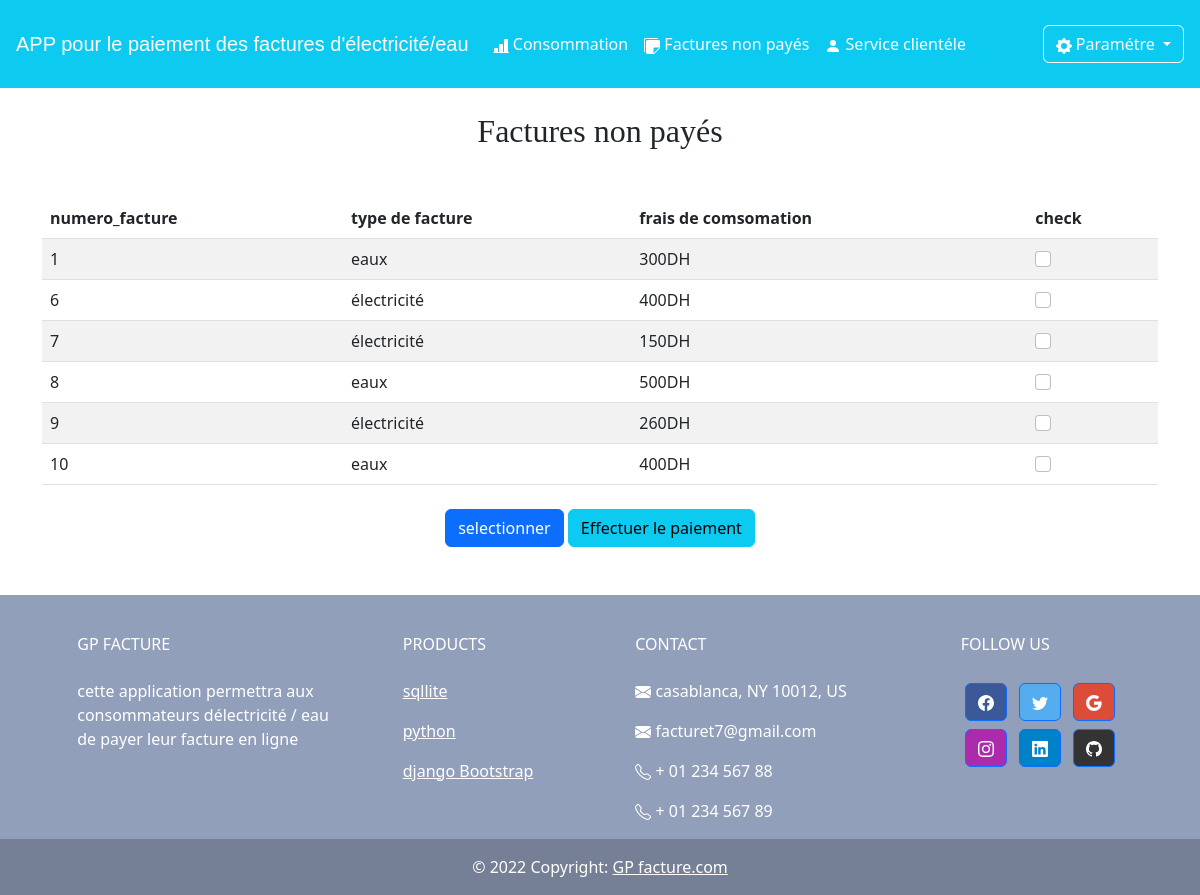
The app's page /factnp with its own data.
### factnp/models.py (models this page shows)
class facture(models.Model):
    typefact =models.CharField(max_length=100)
    fraiscoms = models.IntegerField()

### factnp/views.py (the view)
# urls.py: path('',include('factnp.urls')),
def factnp(request):
     facture_list = facture.objects.all()
     context ={
        'facture_list' : facture_list
     }
     return render(request,'factnp.html',context)

### templates/factnp.html (shortened to what this page needs)
<!doctype html>
<html lang="en">
  <head>
    <link href="https://cdn.jsdelivr.net/npm/bootstrap@5.2.0-beta1/dist/css/bootstrap.min.css" rel="stylesheet">
    <link rel="stylesheet" href="https://stackpath.bootstrapcdn.com/font-awesome/4.7.0/css/font-awesome.min.css">  </head>
  <body>
<nav class="navbar navbar-expand-lg navbar-dark bg-info" style=" padding: 1.5rem 1rem">
  <a class="navbar-brand" href="{% url 'home' %}" style="color: rgb(255, 255, 255);
  font-family: sans-serif;">APP pour le paiement des factures d'électricité/eau</a>
<div class="collapse navbar-collapse" id="navbarNavDropdown">
   <ul class="navbar-nav">
              <li class="nav-item ">
                <a class="nav-link" href="" style="  color: rgb(255 255 255);"><svg xmlns="http://www.w3.org/2000/svg" width="16" height="16" fill="currentColor" class="bi bi-bar-chart-line-fill" viewBox="0 0 16 16">
  <path d="M11 2a1 1 0 0 1 1-1h2a1 1 0 0 1 1 1v12h.5a.5.5 0 0 1 0 1H.5a.5.5 0 0 1 0-1H1v-3a1 1 0 0 1 1-1h2a1 1 0 0 1 1 1v3h1V7a1 1 0 0 1 1-1h2a1 1 0 0 1 1 1v7h1V2z"/>
</svg> Consommation</a>
              </li>
      <li class="nav-item ">
           <a class="nav-link" :hover href= "{% url 'factnp' %}" style="  color: rgb(255 255 255);">
            Factures non payés
           </a>
      </li>
      <li class="nav-item ">
             <a class="nav-link" href="{% url 'serviceclient' %}"  style="  color: rgb(255 255 255);"><svg xmlns="http://www.w3.org/2000/svg" width="16" height="16" fill="currentColor" class="bi bi-person-fill" viewBox="0 0 16 16">
  <path d="M3 14s-1 0-1-1 1-4 6-4 6 3 6 4-1 1-1 1H3zm5-6a3 3 0 1 0 0-6 3 3 0 0 0 0 6z"/>
</svg>
                 Service clientéle
             </a>
      </li>
    </ul>
</div>
  <div class="dropdown">
      <div class="parametre">
                <a class="btn btn-outline-secondary dropdown-toggle" href="#" role="button" id="dropdownMenuLink" data-toggle="dropdown" aria-haspopup="true" aria-expanded="false" style="  color: rgb(255 255 255);border-color: #ffffff;">
                      Paramétre
                </a>
       </div>
  </div>
</nav>
  <br>
    <h2 style="font-family: fangsong;
    text-align: center;">Factures non payés</h2>
    <div class="container at-3" >
  <div class="mt-5">
<form action="{% url 'listfactnp' %}" method="POST" >
    <table class="table table-striped">
  <thead>
    <tr>
      <th scope="col">numero_facture</th>
      <th scope="col">type de facture</th>
      <th scope="col">frais de comsomation</th>
      <th scope="col"> check</th>
    </tr>
  </thead>
  <tbody>
   {% for i in facture_list %}
    <tr>
      <td>{{i.id}}</td>
      <td>{{i.typefact}}</td>
      <td>{{i.fraiscoms}}DH</td>
             <td>
           <input class="form-check-input" type="checkbox"  value= {{i.id}}  name="boxes">
            </td>
    </tr>
    {% endfor %}
     </tbody>
</table>
<div class='text-center mt-4'>
       <button type="submit" class="btn btn-primary">selectionner</button>
 </form>
<a  class="btn btn-info" data-toggle="modal" data-target="#exampleModalCenter">
  Effectuer le paiement
</a>
</div>
</div>
<br>
<br>
<div     >
  <footer
          class="text-center text-lg-start text-white"
          style="background-color: #929fba;"
          >
    <div class="container p-4 pb-0">
      <section class="">
        <div class="row">
          <div class="col-md-3 col-lg-3 col-xl-3 mx-auto mt-3">
            <h6 class="text-uppercase mb-4 font-weight-bold">
              GP facture
            </h6>
            <p>
              cette application permettra aux consommateurs délectricité / eau de
              payer leur facture en ligne
            </p>
          </div>
          <div class="col-md-2 col-lg-2 col-xl-2 mx-auto mt-3">
            <h6 class="text-uppercase mb-4 font-weight-bold">Products</h6>
            <p>
              <a class="text-white">sqllite</a>
            </p>
            <p>
              <a class="text-white">python</a>
            </p>
            <p>
              <a class="text-white">django Bootstrap</a>
            </p>
          </div>
          <div class="col-md-4 col-lg-3 col-xl-3 mx-auto mt-3">
            <h6 class="text-uppercase mb-4 font-weight-bold">Contact</h6>
            <p> casablanca, NY 10012, US</p>
            <p> facturet7@gmail.com</p>
            <p> + 01 234 567 88</p>
            <p> + 01 234 567 89</p>
          </div>
          <div class="col-md-3 col-lg-2 col-xl-2 mx-auto mt-3">
            <h6 class="text-uppercase mb-4 font-weight-bold">Follow us</h6>
            <a
               class="btn btn-primary btn-floating m-1"
               style="background-color: #3b5998"
               href="#!"
               role="button"
               ></a>
            <a
               class="btn btn-primary btn-floating m-1"
               style="background-color: #55acee"
               href="#!"
               role="button"
               ></a>
            <a
               class="btn btn-primary btn-floating m-1"
               style="background-color: #dd4b39"
               href="#!"
               role="button"
               >
              </a>
            <a
               class="btn btn-primary btn-floating m-1"
               style="background-color: #ac2bac"
               href="#!"
               role="button"
               ></a>
            <a
               class="btn btn-primary btn-floating m-1"
               style="background-color: #0082ca"
               href="#!"
               role="button"
               ></a>
            <a
               class="btn btn-primary btn-floating m-1"
               style="background-color: #333333"
               href="#!"
               role="button"
               ></a>
          </div>
        </div>
      </section>
    </div>
    <div
         class="text-center p-3"
         style="background-color: rgba(0, 0, 0, 0.2)"
         >
      © 2022 Copyright:
      <a class="text-white" href="https://mdbootstrap.com/"
         >GP facture.com</a
        >
    </div>
  </footer>
</div>
<script src="https://cdn.jsdelivr.net/npm/bootstrap@4.0.0/dist/js/bootstrap.min.js"></script>  </body>
</body>
</html>

### records on screen
facture: id "1", typefact "eaux", fraiscoms "300"
facture: id "6", typefact "électricité", fraiscoms "400"
facture: id "7", typefact "électricité", fraiscoms "150"
facture: id "8", typefact "eaux", fraiscoms "500"
facture: id "9", typefact "électricité", fraiscoms "260"
facture: id "10", typefact "eaux", fraiscoms "400"
